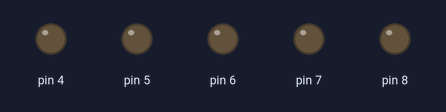
This sketch was run on a simulated Arduino Uno, built with avr-gcc and run on an emulated ATmega328P. On the bench: output pins drawn as LEDs (lit = HIGH).

Above: at 0.03 s.
At 0.33 s:
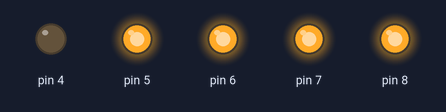
At 0.86 s:
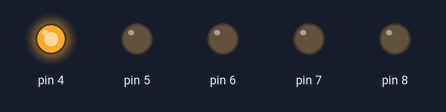
At 1.76 s:
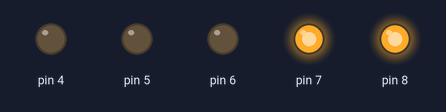
At 2.66 s:
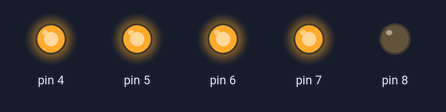
At 3.56 s:
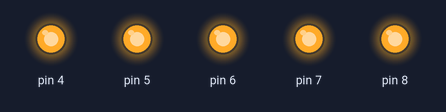
Timing chart, 0 to 3.9 s (numbered marks = the images above):
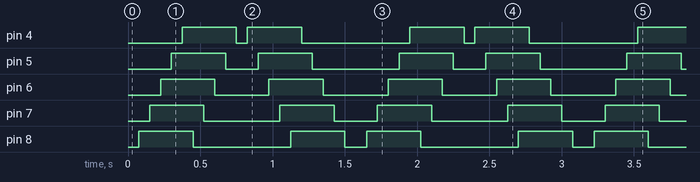

Measured:
- by itself, pin 4: repeats every 1.6 s: LOW 0.08 s, HIGH 0.38 s, LOW 0.75 s, HIGH 0.38 s
- by itself, pin 5: repeats every 1.6 s: LOW 0.23 s, HIGH 0.38 s, LOW 0.60 s, HIGH 0.38 s
- by itself, pin 6: alternates HIGH for 0.38 s and LOW for 0.41 s
- by itself, pin 7: repeats every 1.6 s: LOW 0.53 s, HIGH 0.38 s, LOW 0.30 s, HIGH 0.38 s
- by itself, pin 8: repeats every 1.6 s: LOW 0.68 s, HIGH 0.38 s, LOW 0.15 s, HIGH 0.38 s

The sketch:

blinking-left-to-right.ino
```cpp
void setup() {
  pinMode(8, OUTPUT);
  pinMode(7, OUTPUT);
  pinMode(6, OUTPUT);
  pinMode(5, OUTPUT);
  pinMode(4, OUTPUT);
}

int DELAY = 75;

void loop() {
  delay(DELAY);
  digitalWrite(8, HIGH);
  delay(DELAY);
  digitalWrite(7, HIGH);
  delay(DELAY);
  digitalWrite(6, HIGH);
  delay(DELAY);
  digitalWrite(5, HIGH);
  delay(DELAY);
  digitalWrite(4, HIGH);
  delay(DELAY);
  digitalWrite(8, LOW);
  delay(DELAY);
  digitalWrite(7, LOW);
  delay(DELAY);
  digitalWrite(6, LOW);
  delay(DELAY);
  digitalWrite(5, LOW);
  delay(DELAY);
  digitalWrite(4, LOW);
  delay(DELAY);
  digitalWrite(4, HIGH);
  delay(DELAY);
  digitalWrite(5, HIGH);
  delay(DELAY);
  digitalWrite(6, HIGH);
  delay(DELAY);
  digitalWrite(7, HIGH);
  delay(DELAY);
  digitalWrite(8, HIGH);
  delay(DELAY);
  digitalWrite(4, LOW);
  delay(DELAY);
  digitalWrite(5, LOW);
  delay(DELAY);
  digitalWrite(6, LOW);
  delay(DELAY);
  digitalWrite(7, LOW);
  delay(DELAY);
  digitalWrite(8, LOW);
  delay(DELAY);
}
```
